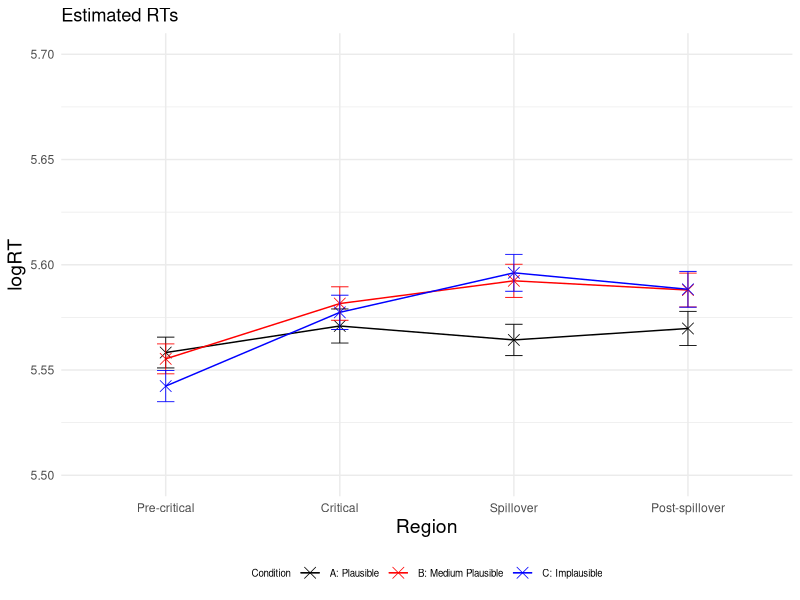

This figure's R source:
### LMER ###
# load lme4 package
library(lme4)
library(lmerTest)
library(dplyr)
library(ggplot2)

setwd("~/Downloads/Master_Thesis/3_SPR_Study/Filtered_plausibility_ratings/SPR_Study/Results_SPR_Plaus_single/")
GP6 <- read.csv("GP6_filtered.csv")

residuals <- data.frame(
  Region = character(0),
  Condition = character(0),
  Residual = numeric(0),
  SE_Residual = numeric(0)
)

logRT_estimated <- data.frame(
  Region = character(0),
  Condition = character(0),
  Estimated_logRT = numeric(0),
  SE_Estimated = numeric(0)
)

p_values <- data.frame(
  Region = character(0),
  p_value_plausibility_target = numeric(0),
  p_value_surprisal_distractor = numeric(0)
)

SPR_coefficients <- data.frame(
  Region = character(0),
  Estimate = character(0),
  Estimate_value = numeric(0),
  Estimate_error = numeric(0),
  Z_value = numeric(0)
)


regions <- c("Pre-critical", "Critical", "Spillover", "Post-spillover") 
conditions <- c("A", "B", "C") 

for (region in regions) 
{
  # Precritical region
  region_subset <- subset(GP6, Region == region)
  
  # standardise predictors
  region_subset$scaled_Plaus_per_region <- scale(region_subset$SPR_Plaus_Rating)
  region_subset$scaled_Surprisaldist_per_region <- scale(region_subset$Surprisal_distractor)
  # invert predictor plausibility
  region_subset$inverted_scaled_Plaus_per_region <- (region_subset$scaled_Plaus_per_region) * (-1)
  #log transform reading times
  region_subset$logRT_per_region <- log(region_subset$ReadingTime)
  
  
  # define and run the linear mixed-effects regression model for the precritical region 
  model_per_region <- lmerTest::lmer(logRT_per_region ~ inverted_scaled_Plaus_per_region + scaled_Surprisaldist_per_region + 
                                       (1 + inverted_scaled_Plaus_per_region + scaled_Surprisaldist_per_region | Subject) + 
                                       (1 + inverted_scaled_Plaus_per_region + scaled_Surprisaldist_per_region | Item), data = region_subset)
  
  # print the summary of the model
  summary_per_region <- summary(model_per_region)
  print(summary_per_region)
  
  # calculate p-values
  p_values_per_region <- summary_per_region$coefficients[, "Pr(>|t|)"]
  new_row_p_value <- data.frame(Region = region, 
                                p_value_plausibility_target = p_values_per_region[2], 
                                p_value_surprisal_distractor = p_values_per_region[3])
  p_values <- rbind(p_values, new_row_p_value)
  
  # extract intercept and coefficients added to intercept
  coefficients_per_region <- summary_per_region$coefficients
  intercept <- coefficients_per_region["(Intercept)", 1]
  plaus_target_coeff <- coefficients_per_region["(Intercept)", 1] + coefficients_per_region["inverted_scaled_Plaus_per_region", 1]
  surprisal_distractor_coeff <- coefficients_per_region["(Intercept)", 1] + coefficients_per_region["scaled_Surprisaldist_per_region", 1]
  
  # add error bars for coefficients and intercept
  new_row_coefficient <- data.frame(Region = region, 
                                    Estimate = "Intercept", 
                                    Estimate_value = intercept, 
                                    Estimate_error = coefficients_per_region["(Intercept)", 2],
                                    Z_value = 0)
  SPR_coefficients <- rbind(SPR_coefficients, new_row_coefficient)
  
  new_row_coefficient <- data.frame(Region = region,
                                    Estimate = "Plausability",
                                    Estimate_value = plaus_target_coeff,
                                    Estimate_error = coefficients_per_region["inverted_scaled_Plaus_per_region", 2],
                                    Z_value = coefficients_per_region["inverted_scaled_Plaus_per_region", 1] / coefficients_per_region["inverted_scaled_Plaus_per_region", 2])
  SPR_coefficients <- rbind(SPR_coefficients, new_row_coefficient)
  
  new_row_coefficient <- data.frame(Region = region,
                                    Estimate = "Surprisal", 
                                    Estimate_value = surprisal_distractor_coeff, 
                                    Estimate_error = coefficients_per_region["scaled_Surprisaldist_per_region", 2],
                                    Z_value = coefficients_per_region["scaled_Surprisaldist_per_region", 1] / coefficients_per_region["scaled_Surprisaldist_per_region", 2])
  SPR_coefficients <- rbind(SPR_coefficients, new_row_coefficient)
  
  
  for (condition in conditions)
  {
    #####predict condition A, precritical#####
    region_per_condition <- subset(region_subset, Condition == condition)
    region_per_condition$region_per_condition_Predicted <- predict(model_per_region, newdata = region_per_condition,  type = "response")
    
    #if (condition == "C") 
    #{
    #filtered_values_rating_1 <- region_per_condition$region_per_condition_Predicted[(region_per_condition$Condition == "C" & region_per_condition$SPR_Plaus_Rating == 1)]
    #filtered_values_rating_2 <- region_per_condition$region_per_condition_Predicted[(region_per_condition$Condition == "C" & region_per_condition$SPR_Plaus_Rating == 2)]
    #filtered_values_rating_3 <- region_per_condition$region_per_condition_Predicted[(region_per_condition$Condition == "C" & region_per_condition$SPR_Plaus_Rating == 3)]
    
    
    #mean_rating_1 <- mean(as.numeric(filtered_values_rating_1),na.rm=TRUE)
    #mean_rating_2 <- mean(as.numeric(filtered_values_rating_2),na.rm=TRUE)
    #mean_rating_3 <- mean(as.numeric(filtered_values_rating_3),na.rm=TRUE)
    
    #print(mean_rating_1)
    #}
    
    # calculate residuals
    Residual_region_per_condition <- mean(region_per_condition$logRT_per_region, na.rm = TRUE) - mean(region_per_condition$region_per_condition_Predicted, na.rm = TRUE)
    Residual_region_per_condition
    # observed RT for condition A precritical
    region_per_condition_logRT_observed <- mean(region_per_condition$logRT_per_region)
    
    # estimated RT for condition A precritical
    region_per_condition_logRT_estimated <- mean(region_per_condition$region_per_condition_Predicted, na.rm = TRUE)
    region_per_condition_logRT_estimated
    
    # calculate standard error for residuals
    SE_residuals_region_per_condition <- sqrt(sd(region_per_condition$logRT, na.rm = TRUE)^2/length(region_per_condition$logRT) + sd(region_per_condition$region_per_condition_Predicted, na.rm = TRUE)^2/length(region_per_condition$region_per_condition_Predicted))
    
    new_row_residuals <- data.frame(Region = region, Condition = condition, Residual = Residual_region_per_condition, SE_Residual = SE_residuals_region_per_condition)
    residuals <- rbind(residuals, new_row_residuals)
    
    # calculate standard error for logRT estimated
    ##
    SE_estimated_region_per_condition <- sd(region_per_condition$region_per_condition_Predicted, na.rm = TRUE) / sqrt(length(region_per_condition$region_per_condition_Predicted)) 
    
    new_row_logRT_estimated <- data.frame(Region = region, Condition = condition, Estimated_logRT = region_per_condition_logRT_estimated, SE_Estimated = SE_estimated_region_per_condition)
    logRT_estimated <- rbind(logRT_estimated, new_row_logRT_estimated)
  }
}


# plot estimated logRTs
# Create a line plot 
p1 <- ggplot(logRT_estimated, aes(x = factor(Region, levels = c("Pre-critical", "Critical", "Spillover", "Post-spillover")), 
                                 y = Estimated_logRT, color = Condition, group = Condition)) + geom_point(shape = 4, size = 3.5, stroke = 0.4) + geom_line(linewidth=0.5) + ylim (5.5, 5.7)
p1 <- p1 + theme_minimal() + geom_errorbar(aes(ymin=Estimated_logRT-SE_Estimated, ymax=Estimated_logRT+SE_Estimated), width=.1, size=0.3) 
p1 <- p1 + scale_color_manual(name="Condition", labels=c("A: Plausible", "B: Medium Plausible", "C: Implausible"), values=c("#000000", "#FF0000", "#0000FF"))
p1 <- p1 + labs(x="Region", y="logRT", title = "Estimated RTs") 
p1 <- p1 + theme(legend.position="bottom", legend.text=element_text(size=7), legend.title=element_text(size=7), axis.title.x = element_text(size = 14), axis.title.y = element_text(size = 14)) 
p1 
